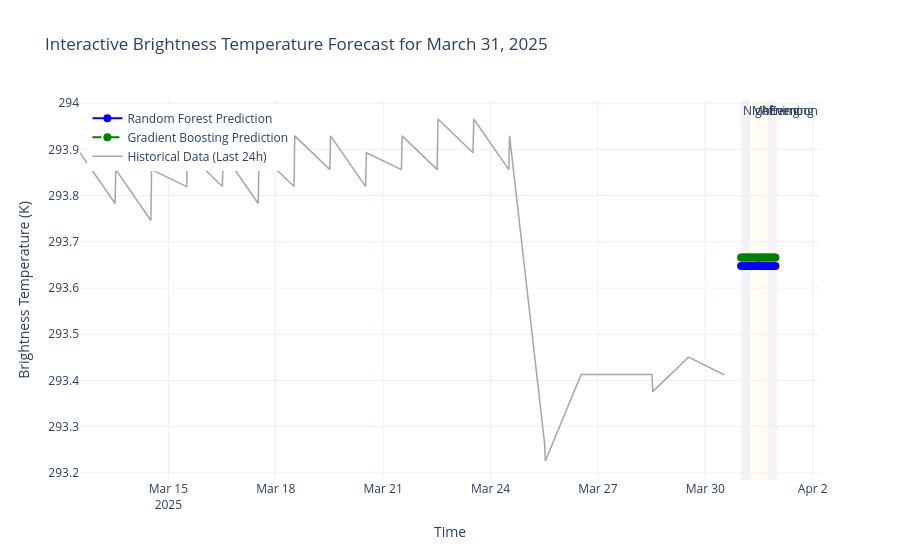

The code cell stored with this chart in its notebook:
### Code cell
if plotly_available:
    # Create a plotly figure
    fig = go.Figure()
    
    # Add traces for RF and GBR predictions
    fig.add_trace(go.Scatter(
        x=next_day_features['DateTime'],
        y=next_day_features['RF_Predicted'],
        mode='lines+markers',
        name='Random Forest Prediction',
        line=dict(color='blue', width=2),
        marker=dict(size=8)
    ))
    
    fig.add_trace(go.Scatter(
        x=next_day_features['DateTime'],
        y=next_day_features['GBR_Predicted'],
        mode='lines+markers',
        name='Gradient Boosting Prediction',
        line=dict(color='green', width=2, dash='dash'),
        marker=dict(size=8)
    ))
    
    # Add historical data as a reference if available
    if len(bt_df_fe) > 0:
        fig.add_trace(go.Scatter(
            x=bt_df_fe['DateTime'].tail(48),  # Last 24 hours of data
            y=bt_df_fe['BT_median'].tail(48),
            mode='lines',
            name='Historical Data (Last 24h)',
            line=dict(color='gray', width=1.5),
            opacity=0.7
        ))
    
    # Update layout
    fig.update_layout(
        title=f'Interactive Brightness Temperature Forecast for {next_day.strftime("%B %d, %Y")}',
        xaxis_title='Time',
        yaxis_title='Brightness Temperature (K)',
        legend=dict(y=0.99, x=0.01),
        hovermode='x unified',
        template='plotly_white'
    )
    
    # Add time of day regions
    day_regions = [
        {'name': 'Night', 'start': 0, 'end': 6, 'color': 'rgba(0,0,100,0.1)'},
        {'name': 'Morning', 'start': 6, 'end': 12, 'color': 'rgba(255,255,0,0.1)'},
        {'name': 'Afternoon', 'start': 12, 'end': 18, 'color': 'rgba(255,165,0,0.1)'},
        {'name': 'Evening', 'start': 18, 'end': 24, 'color': 'rgba(128,0,128,0.1)'}
    ]
    
    # Add colored regions for time of day
    for region in day_regions:
        start_time = datetime.combine(next_day, datetime.min.time()) + timedelta(hours=region['start'])
        end_time = datetime.combine(next_day, datetime.min.time()) + timedelta(hours=region['end'])
        
        fig.add_vrect(
            x0=start_time,
            x1=end_time,
            fillcolor=region['color'],
            opacity=0.5,
            layer="below",
            line_width=0,
            annotation_text=region['name'],
            annotation_position="top left"
        )
    
    fig.show()

### Figure 1 — Plotly figure (JSON) as saved in the notebook; plotly's stock layout.template omitted (floating-point values rounded to 4 significant figures)
{"data": [{"line": {"color": "blue", "width": 2}, "marker": {"size": 8}, "mode": "lines+markers", "name": "Random Forest Prediction", "type": "scatter", "x": ["2025-03-31T00:00:00", "2025-03-31T01:00:00", "2025-03-31T02:00:00", "2025-03-31T03:00:00", "2025-03-31T04:00:00", "2025-03-31T05:00:00", "2025-03-31T06:00:00", "2025-03-31T07:00:00", "2025-03-31T08:00:00", "2025-03-31T09:00:00", "2025-03-31T10:00:00", "2025-03-31T11:00:00", "2025-03-31T12:00:00", "2025-03-31T13:00:00", "2025-03-31T14:00:00", "2025-03-31T15:00:00", "2025-03-31T16:00:00", "2025-03-31T17:00:00", "2025-03-31T18:00:00", "2025-03-31T19:00:00", "2025-03-31T20:00:00", "2025-03-31T21:00:00", "2025-03-31T22:00:00", "2025-03-31T23:00:00"], "y": [293.6, 293.6, 293.6, 293.6, 293.6, 293.6, 293.6, 293.6, 293.6, 293.6, 293.6, 293.6, 293.6, 293.6, 293.6, 293.6, 293.6, 293.6, 293.6, 293.6, 293.6, 293.6, 293.6, 293.6]}, {"line": {"color": "green", "dash": "dash", "width": 2}, "marker": {"size": 8}, "mode": "lines+markers", "name": "Gradient Boosting Prediction", "type": "scatter", "x": ["2025-03-31T00:00:00", "2025-03-31T01:00:00", "2025-03-31T02:00:00", "2025-03-31T03:00:00", "2025-03-31T04:00:00", "2025-03-31T05:00:00", "2025-03-31T06:00:00", "2025-03-31T07:00:00", "2025-03-31T08:00:00", "2025-03-31T09:00:00", "2025-03-31T10:00:00", "2025-03-31T11:00:00", "2025-03-31T12:00:00", "2025-03-31T13:00:00", "2025-03-31T14:00:00", "2025-03-31T15:00:00", "2025-03-31T16:00:00", "2025-03-31T17:00:00", "2025-03-31T18:00:00", "2025-03-31T19:00:00", "2025-03-31T20:00:00", "2025-03-31T21:00:00", "2025-03-31T22:00:00", "2025-03-31T23:00:00"], "y": [293.7, 293.7, 293.7, 293.7, 293.7, 293.7, 293.7, 293.7, 293.7, 293.7, 293.7, 293.7, 293.7, 293.7, 293.7, 293.7, 293.7, 293.7, 293.7, 293.7, 293.7, 293.7, 293.7, 293.7]}, {"line": {"color": "gray", "width": 1.5}, "mode": "lines", "name": "Historical Data (Last 24h)", "opacity": 0.7, "type": "scatter", "x": ["2025-03-12T12:45:00", "2025-03-13T12:15:00", "2025-03-13T12:45:00", "2025-03-14T12:15:00", "2025-03-14T12:45:00", "2025-03-15T12:15:00", "2025-03-15T12:45:00", "2025-03-16T12:15:00", "2025-03-16T12:45:00", "2025-03-17T12:15:00", "2025-03-17T12:45:00", "2025-03-18T12:15:00", "2025-03-18T12:45:00", "2025-03-19T12:15:00", "2025-03-19T12:45:00", "2025-03-20T12:15:00", "2025-03-20T12:45:00", "2025-03-21T12:15:00", "2025-03-21T12:45:00", "2025-03-22T12:15:00", "2025-03-22T12:45:00", "2025-03-23T12:15:00", "2025-03-23T12:45:00", "2025-03-24T12:15:00", "2025-03-24T12:45:00", "2025-03-25T12:15:00", "2025-03-25T12:45:00", "2025-03-26T12:15:00", "2025-03-26T12:45:00", "2025-03-27T12:15:00", "2025-03-27T12:45:00", "2025-03-28T12:15:00", "2025-03-28T12:45:00", "2025-03-29T12:15:00", "2025-03-29T12:45:00", "2025-03-30T12:15:00", "2025-03-30T12:45:00"], "y": [293.9, 293.8, 293.9, 293.7, 293.9, 293.8, 293.9, 293.8, 293.9, 293.8, 293.9, 293.8, 293.9, 293.9, 293.9, 293.8, 293.9, 293.9, 293.9, 293.9, 294.0, 293.9, 294.0, 293.9, 293.9, 293.3, 293.2, 293.4, 293.4, 293.4, 293.4, 293.4, 293.4, 293.5, 293.5, 293.4, 293.4]}], "layout": {"annotations": [{"showarrow": false, "text": "Night", "x": "2025-03-31T00:00:00", "xanchor": "left", "xref": "x", "y": 1, "yanchor": "top", "yref": "y domain"}, {"showarrow": false, "text": "Morning", "x": "2025-03-31T06:00:00", "xanchor": "left", "xref": "x", "y": 1, "yanchor": "top", "yref": "y domain"}, {"showarrow": false, "text": "Afternoon", "x": "2025-03-31T12:00:00", "xanchor": "left", "xref": "x", "y": 1, "yanchor": "top", "yref": "y domain"}, {"showarrow": false, "text": "Evening", "x": "2025-03-31T18:00:00", "xanchor": "left", "xref": "x", "y": 1, "yanchor": "top", "yref": "y domain"}], "autosize": true, "hovermode": "x unified", "legend": {"x": 0.01, "y": 0.99}, "shapes": [{"fillcolor": "rgba(0,0,100,0.1)", "layer": "below", "line": {"width": 0}, "opacity": 0.5, "type": "rect", "x0": "2025-03-31T00:00:00", "x1": "2025-03-31T06:00:00", "xref": "x", "y0": 0, "y1": 1, "yref": "y domain"}, {"fillcolor": "rgba(255,255,0,0.1)", "layer": "below", "line": {"width": 0}, "opacity": 0.5, "type": "rect", "x0": "2025-03-31T06:00:00", "x1": "2025-03-31T12:00:00", "xref": "x", "y0": 0, "y1": 1, "yref": "y domain"}, {"fillcolor": "rgba(255,165,0,0.1)", "layer": "below", "line": {"width": 0}, "opacity": 0.5, "type": "rect", "x0": "2025-03-31T12:00:00", "x1": "2025-03-31T18:00:00", "xref": "x", "y0": 0, "y1": 1, "yref": "y domain"}, {"fillcolor": "rgba(128,0,128,0.1)", "layer": "below", "line": {"width": 0}, "opacity": 0.5, "type": "rect", "x0": "2025-03-31T18:00:00", "x1": "2025-04-01T00:00:00", "xref": "x", "y0": 0, "y1": 1, "yref": "y domain"}], "title": {"text": "Interactive Brightness Temperature Forecast for March 31, 2025"}, "xaxis": {"autorange": true, "range": ["2025-03-12 12:45", "2025-04-02 02:15:02.5853"], "title": {"text": "Time"}, "type": "date"}, "yaxis": {"autorange": true, "range": [293.2, 294.0], "title": {"text": "Brightness Temperature (K)"}, "type": "linear"}}}
